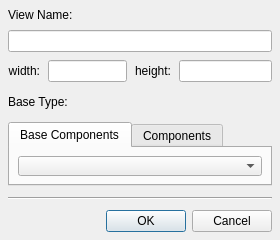
<?xml version="1.0" encoding="UTF-8"?>
<ui version="4.0">
 <class>CreateViewDialog</class>
 <widget class="QDialog" name="CreateViewDialog">
  <property name="geometry">
   <rect>
    <x>0</x>
    <y>0</y>
    <width>280</width>
    <height>240</height>
   </rect>
  </property>
  <property name="minimumSize">
   <size>
    <width>280</width>
    <height>240</height>
   </size>
  </property>
  <property name="maximumSize">
   <size>
    <width>280</width>
    <height>16777215</height>
   </size>
  </property>
  <property name="windowTitle">
   <string>Create New View</string>
  </property>
  <layout class="QGridLayout" name="gridLayout">
   <property name="leftMargin">
    <number>8</number>
   </property>
   <property name="topMargin">
    <number>8</number>
   </property>
   <property name="rightMargin">
    <number>8</number>
   </property>
   <property name="bottomMargin">
    <number>8</number>
   </property>
   <property name="spacing">
    <number>8</number>
   </property>
   <item row="0" column="0" colspan="2">
    <widget class="QLabel" name="viewNameLabel">
     <property name="sizePolicy">
      <sizepolicy hsizetype="Preferred" vsizetype="Fixed">
       <horstretch>0</horstretch>
       <verstretch>0</verstretch>
      </sizepolicy>
     </property>
     <property name="text">
      <string>View Name:</string>
     </property>
    </widget>
   </item>
   <item row="1" column="0" colspan="5">
    <widget class="QLineEdit" name="viewNameEdit">
     <property name="sizePolicy">
      <sizepolicy hsizetype="MinimumExpanding" vsizetype="Fixed">
       <horstretch>0</horstretch>
       <verstretch>0</verstretch>
      </sizepolicy>
     </property>
    </widget>
   </item>
   <item row="2" column="0">
    <widget class="QLabel" name="viewWidthLabel">
     <property name="sizePolicy">
      <sizepolicy hsizetype="Preferred" vsizetype="Fixed">
       <horstretch>0</horstretch>
       <verstretch>0</verstretch>
      </sizepolicy>
     </property>
     <property name="text">
      <string>width:</string>
     </property>
     <property name="alignment">
      <set>Qt::AlignRight|Qt::AlignTrailing|Qt::AlignVCenter</set>
     </property>
    </widget>
   </item>
   <item row="2" column="1" colspan="2">
    <widget class="QLineEdit" name="widthEdit">
     <property name="sizePolicy">
      <sizepolicy hsizetype="MinimumExpanding" vsizetype="Fixed">
       <horstretch>0</horstretch>
       <verstretch>0</verstretch>
      </sizepolicy>
     </property>
     <property name="minimumSize">
      <size>
       <width>76</width>
       <height>0</height>
      </size>
     </property>
    </widget>
   </item>
   <item row="2" column="3">
    <widget class="QLabel" name="viewHeightLabel">
     <property name="sizePolicy">
      <sizepolicy hsizetype="Preferred" vsizetype="Fixed">
       <horstretch>0</horstretch>
       <verstretch>0</verstretch>
      </sizepolicy>
     </property>
     <property name="text">
      <string>height:</string>
     </property>
     <property name="alignment">
      <set>Qt::AlignRight|Qt::AlignTrailing|Qt::AlignVCenter</set>
     </property>
    </widget>
   </item>
   <item row="2" column="4">
    <widget class="QLineEdit" name="heightEdit">
     <property name="sizePolicy">
      <sizepolicy hsizetype="MinimumExpanding" vsizetype="Fixed">
       <horstretch>0</horstretch>
       <verstretch>0</verstretch>
      </sizepolicy>
     </property>
     <property name="minimumSize">
      <size>
       <width>76</width>
       <height>0</height>
      </size>
     </property>
    </widget>
   </item>
   <item row="3" column="0" colspan="2">
    <widget class="QLabel" name="baseTypeLabel">
     <property name="sizePolicy">
      <sizepolicy hsizetype="Preferred" vsizetype="Fixed">
       <horstretch>0</horstretch>
       <verstretch>0</verstretch>
      </sizepolicy>
     </property>
     <property name="minimumSize">
      <size>
       <width>0</width>
       <height>24</height>
      </size>
     </property>
     <property name="text">
      <string>Base Type:</string>
     </property>
    </widget>
   </item>
   <item row="4" column="0" colspan="5">
    <widget class="QTabWidget" name="baseTypeTab">
     <property name="focusPolicy">
      <enum>Qt::StrongFocus</enum>
     </property>
     <property name="currentIndex">
      <number>0</number>
     </property>
     <widget class="QWidget" name="baseComponentsTabLayout">
      <attribute name="title">
       <string>Base Components</string>
      </attribute>
      <layout class="QGridLayout" name="gridLayout_4">
       <property name="leftMargin">
        <number>8</number>
       </property>
       <property name="topMargin">
        <number>8</number>
       </property>
       <property name="rightMargin">
        <number>8</number>
       </property>
       <property name="bottomMargin">
        <number>8</number>
       </property>
       <property name="spacing">
        <number>0</number>
       </property>
       <item row="0" column="0">
        <widget class="QComboBox" name="baseTypeComboBox">
         <property name="sizePolicy">
          <sizepolicy hsizetype="MinimumExpanding" vsizetype="Fixed">
           <horstretch>0</horstretch>
           <verstretch>0</verstretch>
          </sizepolicy>
         </property>
         <property name="focusPolicy">
          <enum>Qt::StrongFocus</enum>
         </property>
        </widget>
       </item>
      </layout>
     </widget>
     <widget class="QWidget" name="componentsTabLayout">
      <attribute name="title">
       <string>Components</string>
      </attribute>
      <layout class="QGridLayout" name="gridLayout_5">
       <property name="leftMargin">
        <number>8</number>
       </property>
       <property name="topMargin">
        <number>8</number>
       </property>
       <property name="rightMargin">
        <number>8</number>
       </property>
       <property name="bottomMargin">
        <number>8</number>
       </property>
       <property name="spacing">
        <number>0</number>
       </property>
       <item row="0" column="0">
        <widget class="QComboBox" name="componentTypeComboBox">
         <property name="focusPolicy">
          <enum>Qt::StrongFocus</enum>
         </property>
        </widget>
       </item>
      </layout>
     </widget>
    </widget>
   </item>
   <item row="5" column="0" colspan="5">
    <widget class="Line" name="line">
     <property name="minimumSize">
      <size>
       <width>0</width>
       <height>8</height>
      </size>
     </property>
     <property name="orientation">
      <enum>Qt::Horizontal</enum>
     </property>
    </widget>
   </item>
   <item row="6" column="2" colspan="3">
    <widget class="QDialogButtonBox" name="buttonBox">
     <property name="orientation">
      <enum>Qt::Horizontal</enum>
     </property>
     <property name="standardButtons">
      <set>QDialogButtonBox::Cancel|QDialogButtonBox::Ok</set>
     </property>
    </widget>
   </item>
  </layout>
 </widget>
 <resources/>
 <connections>
  <connection>
   <sender>buttonBox</sender>
   <signal>accepted()</signal>
   <receiver>CreateViewDialog</receiver>
   <slot>accept()</slot>
   <hints>
    <hint type="sourcelabel">
     <x>248</x>
     <y>254</y>
    </hint>
    <hint type="destinationlabel">
     <x>157</x>
     <y>274</y>
    </hint>
   </hints>
  </connection>
  <connection>
   <sender>buttonBox</sender>
   <signal>rejected()</signal>
   <receiver>CreateViewDialog</receiver>
   <slot>reject()</slot>
   <hints>
    <hint type="sourcelabel">
     <x>316</x>
     <y>260</y>
    </hint>
    <hint type="destinationlabel">
     <x>286</x>
     <y>274</y>
    </hint>
   </hints>
  </connection>
 </connections>
</ui>
